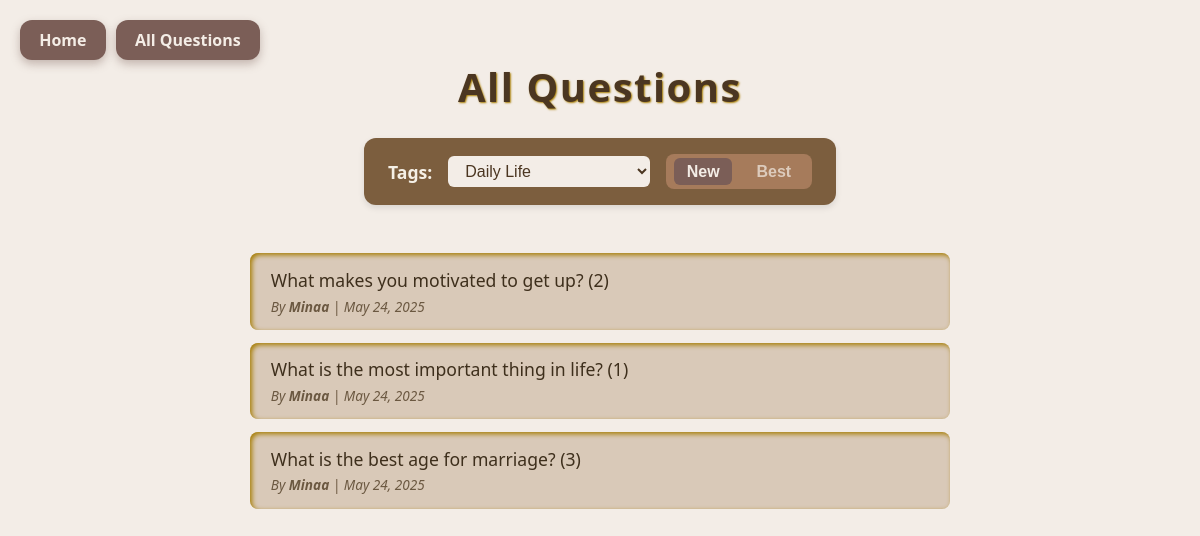
/questions/?tag=daily_life, run on the app's committed database.
### goldenqa/models.py (models this page shows, shortened)
class Question(models.Model):
    user = models.ForeignKey(User, on_delete=models.CASCADE)
    text = models.TextField()
    tag = models.CharField(max_length=30, choices=TAG_CHOICES, default='other')
    created_at = models.DateTimeField(auto_now_add=True)

### goldenqa/views.py (the view)
# urls.py: path('questions/', views.question_page, name='question_page'),
def question_page(request):
    selected_tag = request.GET.get('tag', '')
    sort = request.GET.get('sort', 'new')
    if selected_tag:
        questions = Question.objects.filter(tag=selected_tag)
    else:
        questions = Question.objects.all()
    if sort == 'best':
        questions = questions.annotate(num_answers=Count('answers')).order_by('-num_answers', '-created_at')
    else:
        questions = questions.order_by('-created_at')
    context = {
        'questions': questions,
        'tags': TAG_CHOICES,
        'selected_tag': selected_tag,
        'sort': sort,
    }
    return render(request, 'cores/question_page.html', context)

### goldenqa/templates/cores/question_page.html (shortened to what this page needs)
<!DOCTYPE html>
<html lang="en">
<head>
</head>
<body>
    <div class="top-left-buttons">
        <a href="{% url 'home' %}">Home</a>
        <a href="{% url 'question_page' %}">All Questions</a>
    </div>
    <h1>All Questions</h1>
   <form method="get" action="{% url 'question_page' %}" style="display: flex; align-items: center; gap: 1rem; background-color: #7c5e3e; padding: 1rem 1.5rem; border-radius: 12px; box-shadow: 0 3px 6px rgba(0,0,0,0.1); max-width: 700px; margin-bottom: 2rem;">
    <label for="tag" style="color: #f5f0e6; font-weight: 600; font-size: 1.1rem;">Tags:</label>
    <select name="tag" id="tag" onchange="this.form.submit()" style="font-size: 1rem; padding: 0.4rem 0.8rem; border-radius: 6px; border: none; background-color: #f3ede7; color: #4b3621; cursor: pointer; min-width: 180px;">
        {% for code, display in tags %}
            <option value="{{ code }}" {% if code == selected_tag %}selected{% endif %}>{{ display }}</option>
        {% endfor %}
    </select>
    <div style="display: flex; gap: 0.7rem; background-color: #a67b5b; border-radius: 8px; padding: 0.25rem 0.5rem;">
        <button type="submit" onclick="document.getElementById('sortType').value='new'"
            style="border: none; background: none; color: #f4ede6; font-weight: 700; font-size: 1rem; padding: 0.3rem 0.8rem; border-radius: 6px;
                {% if sort == 'new' or not sort %}background-color: #7b5e57;{% else %}opacity: 0.7;{% endif %} cursor: pointer;">
            New
        </button>
        <button type="submit" onclick="document.getElementById('sortType').value='best'"
            style="border: none; background: none; color: #f4ede6; font-weight: 700; font-size: 1rem; padding: 0.3rem 0.8rem; border-radius: 6px;
                {% if sort == 'best' %}background-color: #7b5e57;{% else %}opacity: 0.7;{% endif %} cursor: pointer;">
            Best
        </button>
    </div>
</form>
    <ul>
        {% for question in questions %}
            <li>
                <a href="{% url 'question_detail' question.id %}">
    {{ question.text }} ({{ question.answers.count }})
                </a>
                <div class="question-meta">
                    By <strong>{{ question.user.username }}</strong> | {{ question.created_at|date:"M d, Y" }}
                </div>
            </li>
        {% empty %}
            <li>No questions found for this category.</li>
        {% endfor %}
    </ul>
</body>
</html>

### goldenqa/templates/cores/question_page.html (style rules this page uses)
.top-left-buttons { position: fixed; top: 20px; left: 20px; display: flex; gap: 10px; z-index: 9999; }
.top-left-buttons a { background: #7b5e57; color: #f4ede6; padding: 0.55rem 1.2rem; border-radius: 12px; font-weight: 700; font-size: 1rem; text-decoration: none; box-shadow: 0 4px 10px rgba(123, 94, 87, 0.4); transition: background-color 0.3s ease; }
body { background: #f3ede7; color: #4b3621; font-family: 'Segoe UI', Tahoma, Geneva, Verdana, sans-serif; margin: 0; padding: 2rem; display: flex; flex-direction: column; align-items: center; min-height: 100vh; }
h1 { font-weight: 700; margin-bottom: 1.5rem; font-size: 2.5rem; letter-spacing: 1.5px; text-shadow: 1px 1px 2px #a67c00; }
form { margin-bottom: 2rem; background-color: #7c5e3e; padding: 1rem 1.5rem; border-radius: 12px; box-shadow: 0 3px 6px rgba(0,0,0,0.1); display: flex; align-items: center; gap: 1rem; }
label { font-weight: 600; font-size: 1.1rem; color: #f5f0e6; }
select { font-size: 1rem; padding: 0.4rem 0.8rem; border-radius: 6px; border: none; background-color: #f3ede7; color: #4b3621; cursor: pointer; transition: background-color 0.3s ease; min-width: 180px; }
ul { list-style: none; padding-left: 0; width: 100%; max-width: 700px; }
li { background-color: #d9c9b8; margin-bottom: 0.8rem; padding: 0.9rem 1.3rem; border-radius: 8px; box-shadow: inset 2px 2px 5px #a67c00; font-size: 1.1rem; font-weight: 500; color: #3e2f1c; transition: background-color 0.2s ease; }
li a { text-decoration: none; color: inherit; display: block; }
li .question-meta { font-size: 0.85rem; color: #6b5841; margin-top: 0.3rem; font-style: italic; }

### data on the page
Question: text "What makes you motivated to get up?", answers.count "2", user.username "Minaa", created_at "May 24, 2025"
Question: text "What is the most important thing in life?", answers.count "1", user.username "Minaa", created_at "May 24, 2025"
Question: text "What is the best age for marriage?", answers.count "3", user.username "Minaa", created_at "May 24, 2025"

### other printed values
form field tag "Daily Life"
